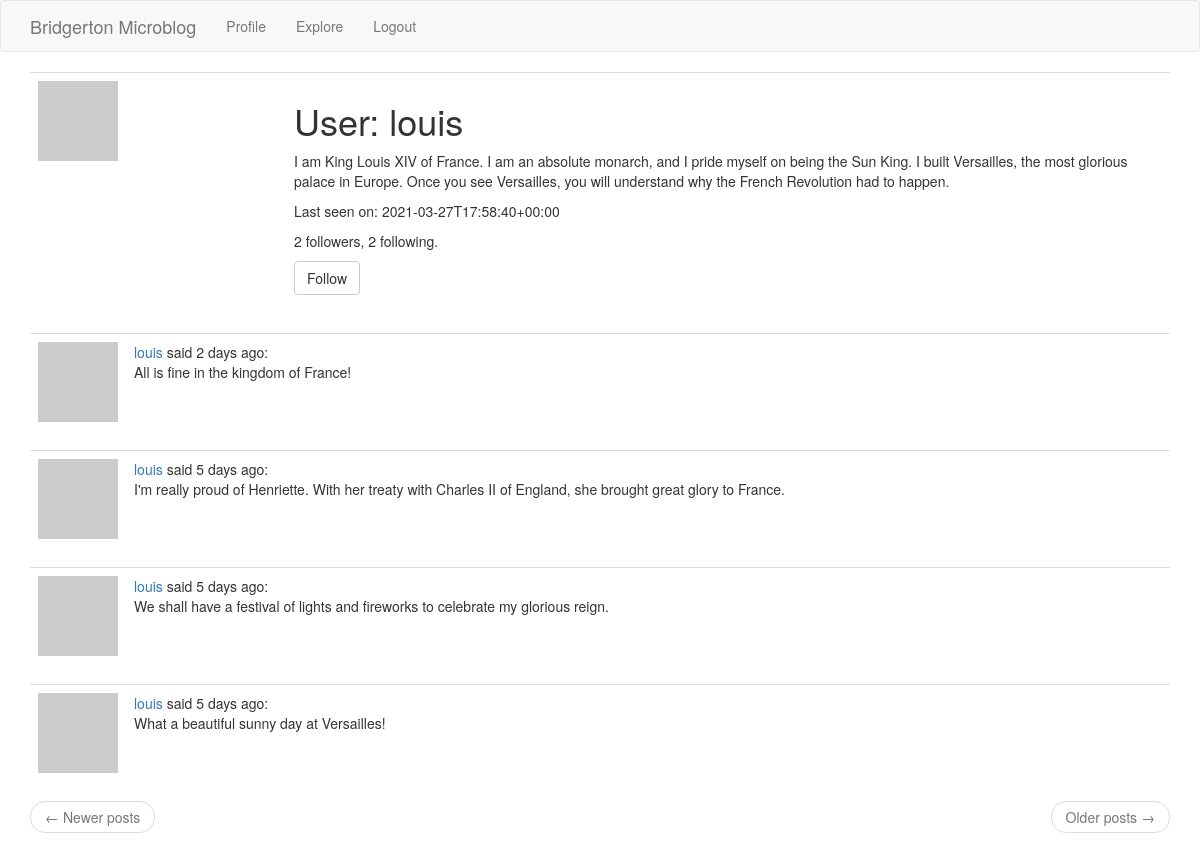
The page /user_profile/louis (signed in) on the database as committed earlier.
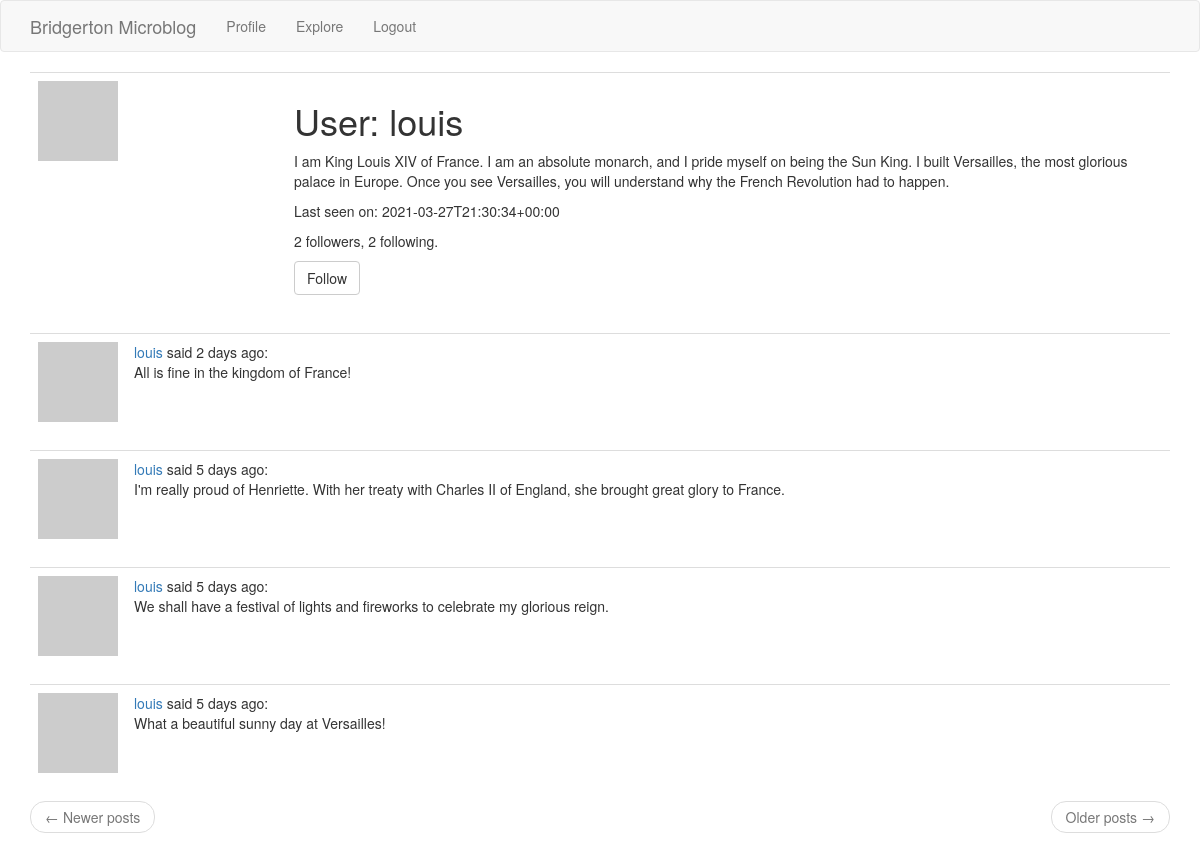
The same page on the database as committed later.
### app/models.py (models this page shows, shortened)
class User(UserMixin, db.Model):
    id = db.Column(db.Integer, primary_key=True)
    username = db.Column(db.String(64), index=True, unique=True)
    email = db.Column(db.String(128), index=True, unique=True)
    password_hash = db.Column(db.String(128))
    posts = db.relationship('Post', backref='author', lazy='dynamic')
    about_me = db.Column(db.String(256))
    last_seen = db.Column(db.DateTime, default=datetime.utcnow)
    followed = db.relationship(
        'User', secondary=followers,
        primaryjoin=(followers.c.follower_id == id),
        secondaryjoin=(followers.c.poster_id == id),
        backref=db.backref('followers', lazy='dynamic'), lazy='dynamic')
    def avatar(self, size):
        hexdigest = md5(self.email.lower().encode('utf-8')).hexdigest()
        return f'https://www.gravatar.com/avatar/{hexdigest}?s={size}&d=identicon'
    def is_following(self, user):
        return self.followed.filter(
            followers.c.poster_id == user.id).count() > 0

### app/routes.py (the view)
@app.route('/user_profile/<username>')
@login_required
def user_profile(username):
    user = User.query.filter_by(username=username).first_or_404()
    page = request.args.get('page', 1, type=int)
    posts = user.posts.order_by(Post.timestamp.desc()).paginate(
        page, app.config['POSTS_PER_PAGE'], False)
    next_url = url_for('user_profile', username=user.username, page=posts.next_num) \
        if posts.has_next else None
    prev_url = url_for('user_profile', username=user.username, page=posts.prev_num) \
        if posts.has_prev else None
    form = EmptyForm()
    return render_template('profile.html', user=user, posts=posts.items,
                           next_url=next_url, prev_url=prev_url, form=form)

### app/forms.py
class EmptyForm(FlaskForm):
    submit = SubmitField('Submit')

### app/models.py (called while the page is built)
@login.user_loader
def load_user(id):
    return User.query.get(int(id))

### app/routes.py (called while the page is built)
@app.before_request
def before_request():
    if current_user.is_authenticated:
        current_user.last_seen = datetime.utcnow()
        db.session.commit()

### app/templates/profile.html (shortened to what this page needs)
{% extends "base.html" %}
{% block app_content %}
    <table class="table table-hover">
        <tr>
            <td width="256px"><img src="{{ user.avatar(256) }}"></td>
            <td>
                <h1>User: {{ user.username }}</h1>
                {% if user.about_me %}<p>{{ user.about_me }}</p>{% endif %}
                {% if user.last_seen %}<p>Last seen on: {{ moment(user.last_seen).format(LLL) }}</p>{% endif %}
                <p>{{ user.followers.count() }} followers, {{ user.followed.count() }} following.</p>
                {% if user == current_user %}
                <p><a href="{{ url_for('edit_profile') }}">Edit your profile</a></p>
                {% elif not current_user.is_following(user) %}
                <p>
                    <form action="{{ url_for('follow', username=user.username) }}" method="post">
                        {{ form.submit(value='Follow', class_='btn btn-default') }}
                    </form>
                </p>
                {% endif %}
            </td>
        </tr>
    </table>
    {% for post in posts %}
        {% include '_post.html' %}
    {% endfor %}
    <nav aria-label="...">
        <ul class="pager">
            <li class="previous{% if not prev_url %} disabled{% endif %}">
                <a href="{{ prev_url or '#' }}">
                    <span aria-hidden="true">&larr;</span> Newer posts
                </a>
            </li>
            <li class="next{% if not next_url %} disabled{% endif %}">
                <a href="{{ next_url or '#' }}">
                    Older posts <span aria-hidden="true">&rarr;</span>
                </a>
            </li>
        </ul>
    </nav>
{% endblock %}

Rows that differ between the two databases and show on the page:
changed User "louis": last_seen "2021-03-27T17:58:40+00:00" → "2021-03-27T21:30:34+00:00"
